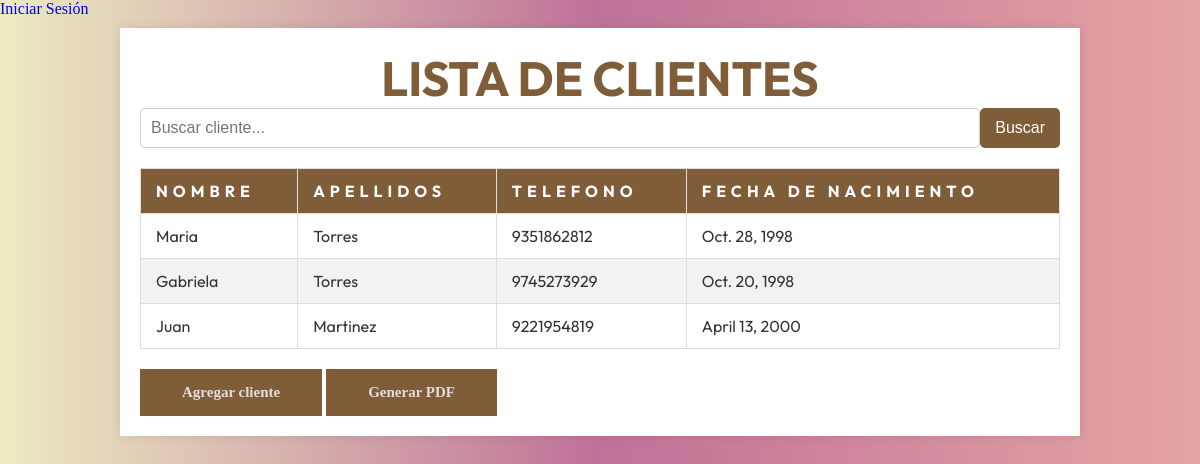
/clientes/, run on the app's committed database.
### clientesjahr/models.py (models this page shows, shortened)
class Cliente(models.Model):
    nombre = models.CharField(max_length=50)
    apellidos = models.CharField(max_length=50)
    telefono = models.CharField(max_length=10)
    fecha_nac = models.DateField()
    foto = models.ImageField(upload_to='clientes_fotos/', blank=True, null=True)

### clientesjahr/views.py (the view)
# urls.py: path('', views.cliente_list, name='clientes_list'),
def cliente_list(request):
    query = request.GET.get("q")
    if query:
        clientes = Cliente.objects.filter(
            Q(nombre__icontains=query) | Q(apellidos__icontains=query) | Q(telefono__icontains=query)
        )
    else:
        clientes = Cliente.objects.all()
    return render(request, 'clientesjahr/cliente_list.html', {'clientesjahr': clientes})

### clientesjahr/templates/clientesjahr/cliente_list.html (shortened to what this page needs)
<!DOCTYPE html>
<html lang="es">
    <head>
        {% load static %}
        <link rel="stylesheet" type="text/css" href="{% static 'clientes/style.css' %}">
    </head>
    <body>
        <header>
            <div class="navbar">
                {% if user.is_authenticated %}
                    <a href="{% url 'logout' %}">Cerrar Sesión</a>
                {% else %}
                    <a href="{% url 'login' %}">Iniciar Sesión</a>
                {% endif %}
            </div>
        </header>
        <div class="container">
            <h1>Lista de Clientes</h1>
            <form class="search" method="get">
                <input type="text" name="q" placeholder="Buscar cliente...">
                <button type="submit">Buscar</button>
            </form>
            <table class="clientes-table">
                <thead>
                    <tr>
                        <th>Nombre</th>
                        <th>Apellidos</th>
                        <th>Telefono</th>
                        <th>Fecha de nacimiento</th>
                    </tr>
                </thead>
                <tbody>
                    {% for cliente in clientesjahr %}
                    <tr>
                        <td>{{cliente.nombre}}</td>
                        <td>{{cliente.apellidos}}</td>
                        <td>{{cliente.telefono}}</td>
                        <td>{{cliente.fecha_nac}}</td>
                    </tr>
                    {% endfor %}
                </tbody>
            </table>
           <a class="btn" href="{% url 'create_cliente' %}">Agregar cliente</a>
           <a class="btn" href="{% url 'generar_pdf_cliente' %}?q={{ request.GET.q }}" target="_blank">Generar PDF</a>
        </div>
    </body>
</html>

### clientesjahr/static/clientes/style.css (style rules this page uses)
* { margin: 0; padding: 0; border: none; box-sizing: border-box; list-style: none; text-decoration: none; scroll-behavior: smooth; }
:root { --text-color: #000000; --bg-color: #000; --main-color: #805d39; --p-font: 1rem; --h2-font: 3rem; --h1-font: 6rem; }
body { color: var(--text-color); background: var(--bg-color); background: linear-gradient(to left, rgba(211, 103, 103, 0.6), rgba(149, 19, 82, 0.6), rgba(190,190,48, 0.3) ); }
h1 { width: 100%; text-align: center; color: var(--main-color); text-transform: uppercase; font-size: var(--h2-font); font-family: 'OutfitBold'; font-weight: bold; }
form.search { display: flex; justify-content: center; flex-direction: row; }
form { font-family: 'OutfitBold'; font-weight: bold; display: flex; flex-direction: column; }
.btn { display: inline-block; padding: 13px 40px; background: var(--main-color); color: #e4dcdc; font-size: 15px; font-weight: 600; cursor: pointer; border: 2px solid transparent; }
.container { width: 80%; margin: 10px auto; padding: 20px; background-color: white; box-shadow: 0 0 10px rgba(0, 0, 0, 0.1); }
.clientes-table { font-family: 'Outfit'; font-weight: normal; width: 100%; border-collapse: collapse; margin-bottom: 20px; font-size: var(--p-font); }
.clientes-table thead { font-family: 'OutfitBold'; font-weight: bold; background-color: var(--main-color); color: white; letter-spacing: 5px; }
.clientes-table th, .clientes-table td { padding: 12px 15px; text-align: left; border: 1px solid #ddd; }
.clientes-table th { font-weight: bold; text-transform: uppercase; }
.clientes-table tbody tr:nth-child(even) { background-color: #f2f2f2; }
.clientes-table td { color: #333; }
input { padding: 10px; margin-bottom: 20px; border: 1px solid #ccc; border-radius: 5px; font-size: 16px; width: 100%; box-sizing: border-box; transition: border-color 0.3s ease; }
button { padding: 10px 15px; margin-bottom: 20px; background-color: var(--main-color); border: none; border-radius: 5px; color: white; font-size: 16px; cursor: pointer; transition: background-color 0.3s ease; }

### data on the page
Cliente: nombre "Maria", apellidos "Torres", telefono "9351862812", fecha_nac "Oct. 28, 1998"
Cliente: nombre "Gabriela", apellidos "Torres", telefono "9745273929", fecha_nac "Oct. 20, 1998"
Cliente: nombre "Juan", apellidos "Martinez", telefono "9221954819", fecha_nac "April 13, 2000"
